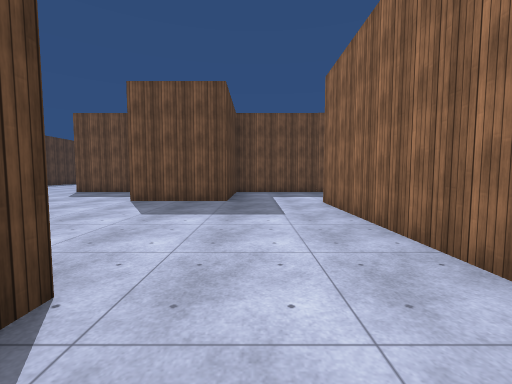
[1] (above)

17 first-person views from a walk through a Unity game level. The camera is 1.4 m above the floor, tilts 4° down and sees 90° across. The floor is counted in squares, 2 m on a side. Each view is taken from the middle of a square. On the plan, view 1 faces up. The plan holds only what a view shows up to about 9 squares ahead; the rest is blank. The place goes on beyond the plan. Surface patterns are stand-ins for the level's own textures.

[2]
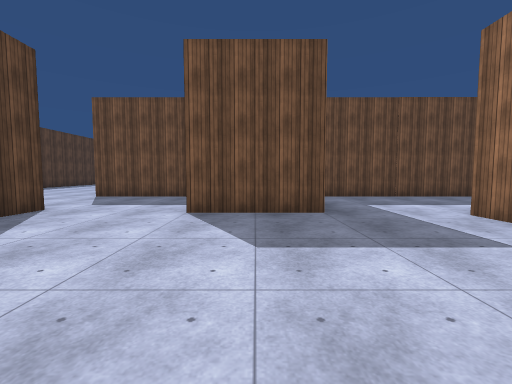

[3]
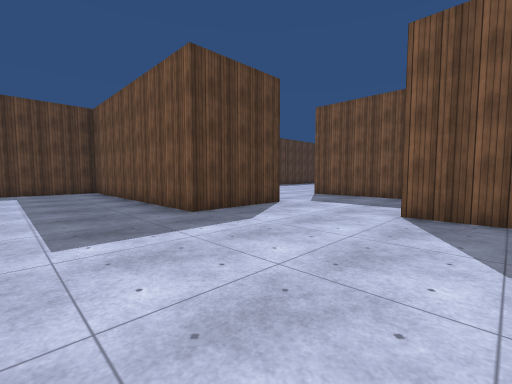

[4]
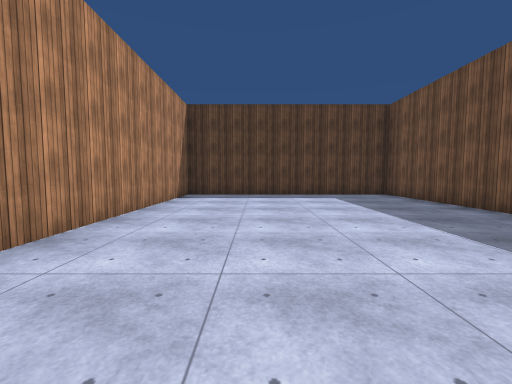

[5]
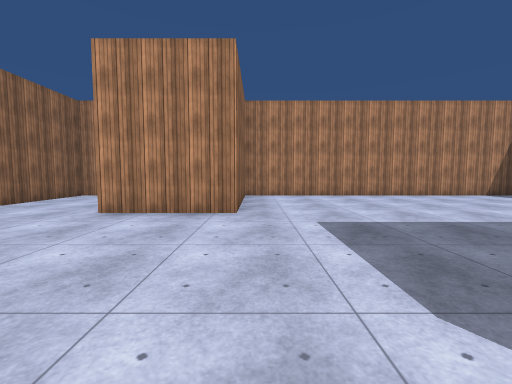

[6]
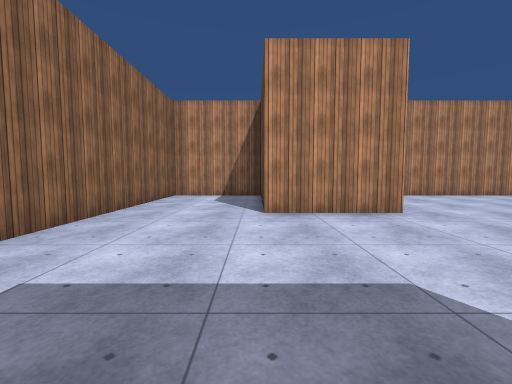

[7]
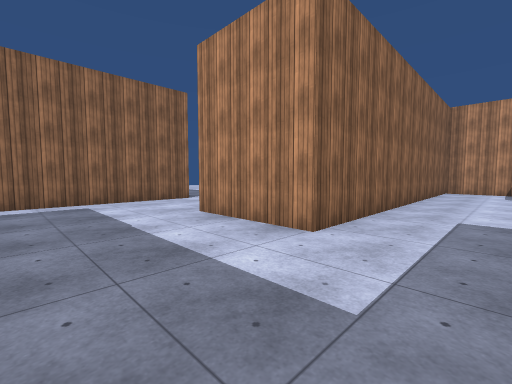

[8]
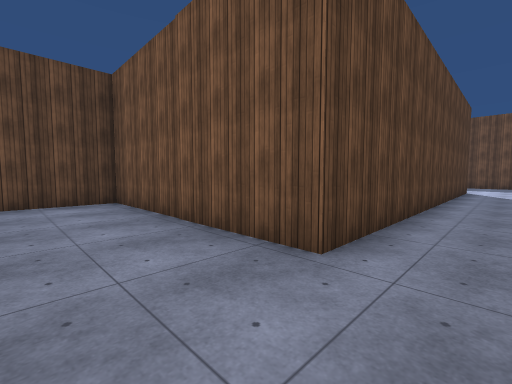

[9]
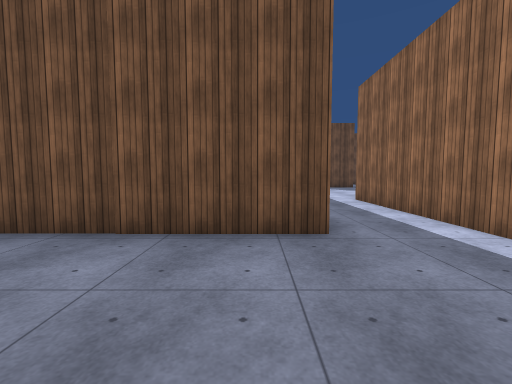

[10]
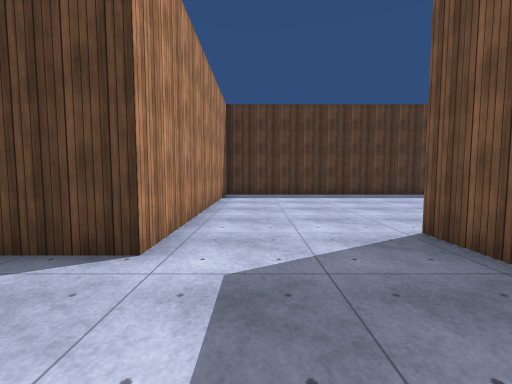

[11]
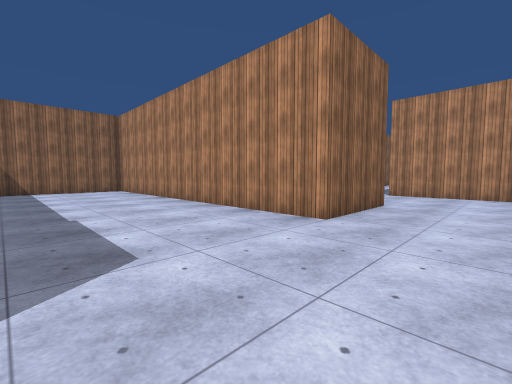

[12]
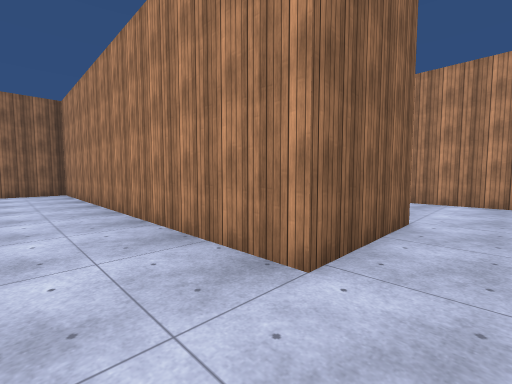

[13]
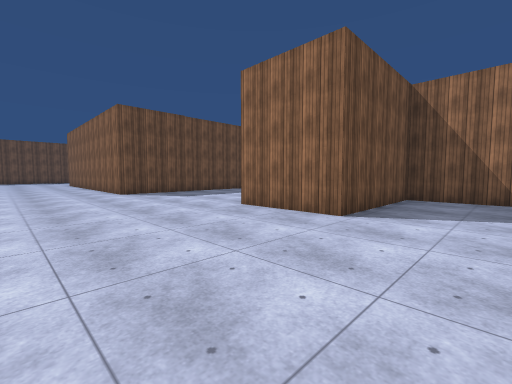

[14]
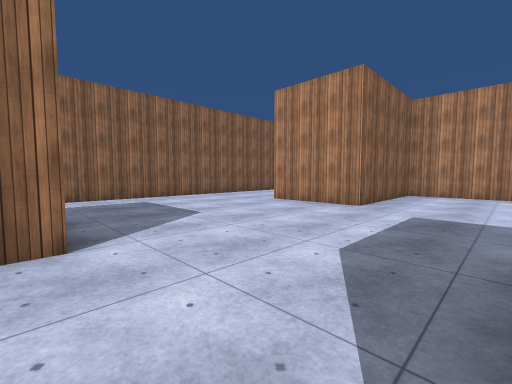

[15]
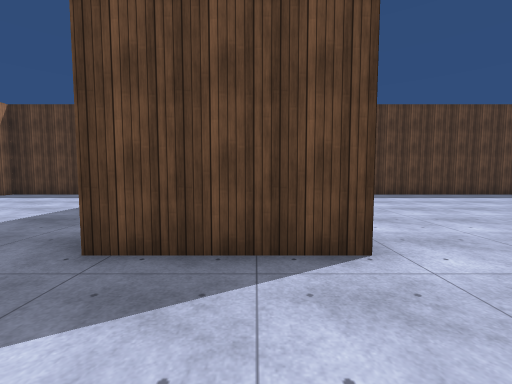

[16]
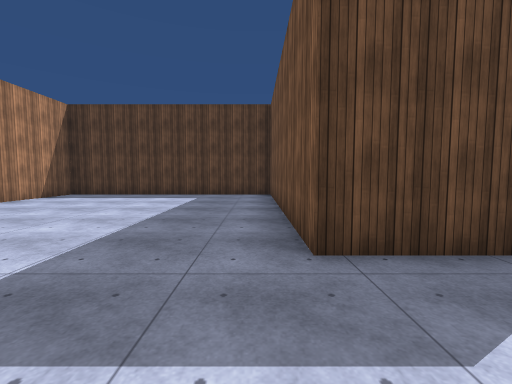

[17]
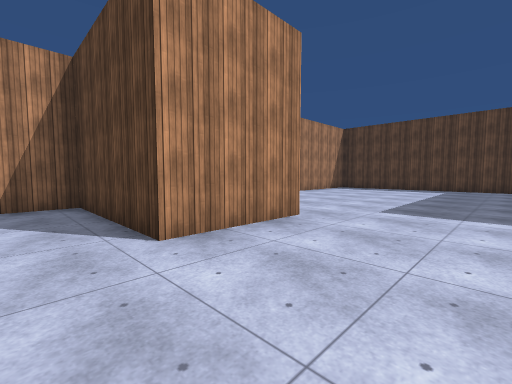

### Floor plan
Points are (right, up) in squares from view 1. A wall is a line through its corners. A room is listed if a view was taken in it or the views show most of it. See-through windows are left out.
Room 1 (views 1, 2, 3, 4, 5, 6, 7, 8, 9, 10, 14, 15, 16, 17)
walls: (-7.4, 7) (-6.2, 7) (-6.2, 4.5) (-12.8, 4.5) (-12.8, -2.3) (-3.7, -2.3) (-3.7, 1.4) (-1.2, 1.4) (-1.2, -2.3) (1.7, -2.3) (1.7, 6.3) (4.2, 6.3); (6.8, 6.5) (6.8, 14.1); (4.9, 15.4) (4.9, 10) (-0.8, 10) (-0.8, 6.6) (-3.3, 6.6) (-3.3, 10) (-7, 10)
ways out: opening at (-7, 8.5) to room 2; opening at (5.5, 5.5); opening at (5.5, 15.5)
Room 2 (views 11, 12, 13)
walls: (-7.6, 17.4) (-8.1, 17.4) (-8.1, 17.9); (-7, 10) (-7, 12.5) (2.3, 12.5) (2.3, 16); (-12.8, 14.9) (-12.8, 7) (-7.4, 7)
ways out: opening at (-7, 8.5) to room 1

Where each view was taken, in squares from view 1:
view 1: 0 up, 0 right, facing up
view 2: 2 up, 2 left, facing up
view 3: 2 up, 2 left, facing up-left
view 4: 0 up, 4 left, facing left
view 5: 6 up, 4 left, facing down
view 6: 6 up, 1 left, facing down
view 7: 9 up, 0 right, facing down-right
view 8: 8 up, 6 right, facing up-left
view 9: 7 up, 4 right, facing up
view 10: 8 up, 4 left, facing left
view 11: 16 up, 9 left, facing down-right
view 12: 14 up, 8 left, facing down-right
view 13: 8 up, 11 left, facing up-right
view 14: 7 up, 6 left, facing down-right
view 15: 6 up, 4 left, facing left
view 16: 4 up, 4 left, facing left
view 17: 4 up, 0 right, facing down-left
